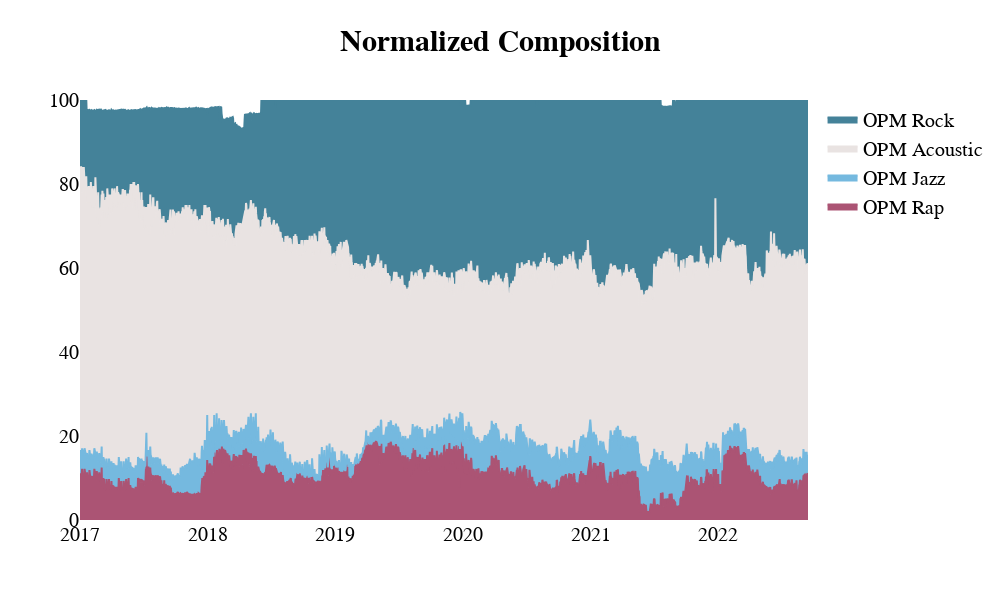

Notebook code cell kept with this figure:
### Code cell
fig = make_subplots(rows=1, cols=1,
                    #vertical_spacing = 0.04,
subplot_titles=("", ""))

color1=g.maroon
color2=g.light_blue
color3=g.grey
color4=g.navy_green
color5="#477042"
color6="black"






fig.add_trace(
    go.Scatter(x=data3.date, y=data3.streams_normalized.tolist(), name="OPM Rap", 
            line_color=color1, 
            #legendgroup=2,
            fill='tozeroy',fillcolor=color1,
            stackgroup=1
            ),
            row=1, col=1)



fig.add_trace(
    go.Scatter(x=data2.date, y=data2.streams_normalized.tolist(), name="OPM Jazz", 
            line_color=color2, 
            #legendgroup=2,
            fill='tonexty',fillcolor=color2,
            stackgroup=1
            ),
            row=1, col=1)



# fig.add_trace(
#     go.Scatter(x=data5.date, y=data5.streams_normalized.tolist(), name="OPM Dance", 
#             line_color=color5, 
#             #legendgroup=2,
#             fill='tonexty',fillcolor=color5,
#             stackgroup=1
#             ),
#             row=1, col=1)

fig.add_trace(
    go.Scatter(x=data1.date, y=data1.streams_normalized.tolist(), name="OPM Acoustic", 
            line_color=color3, 
            #legendgroup=2,
            fill='tonexty',fillcolor=color3,
            stackgroup=1,
            opacity=1,
            ),
            row=1, col=1)

# fig.add_trace(
#     go.Scatter(x=data6.date, y=data6.streams_normalized.tolist(), name="OPM Reggae", 
#             line_color=color6, 
#             #legendgroup=2,
#             fill='tonexty',fillcolor=color6,
#             stackgroup=1
#             ),
#             row=1, col=1)


fig.add_trace(
    go.Scatter(x=data4.date, y=data4.streams_normalized.tolist(), name="OPM Rock", 
            line_color=color4, 
            #legendgroup=2,
            fill='tonexty',fillcolor=color4,
            stackgroup=1
            ),
            row=1, col=1)
            


fig.update_yaxes(range=[0, 100], row=1, col=1)
#fig.update_xaxes(range=["2021-01-01", "2022-10-01"], row=1, col=1)
cf.update_layout(fig,"Normalized Composition",600,1000,bgcolor="white",font_color="black",font_size=20,show_ygrid=False,title_font_size=30,title_y=0.95)
#cf.update_layout_margin(fig,0,0,0,75)
#cf.update_layout_legend(fig,0.04,0.95)

fig.show()

### Figure 1 — Plotly figure (JSON) as saved in the notebook; plotly's stock layout.template omitted (floating-point values rounded to 4 significant figures; data arrays with more than 128 entries replaced by an {"elided": "..."} marker saying what was removed)
{"data": [{"fill": "tozeroy", "fillcolor": "#AB5474", "line": {"color": "#AB5474"}, "name": "OPM Rap", "stackgroup": "1", "type": "scatter", "x": {"elided": "2080 str values"}, "xaxis": "x", "y": {"elided": "2080 float values"}, "yaxis": "y"}, {"fill": "tonexty", "fillcolor": "#75B9DF", "line": {"color": "#75B9DF"}, "name": "OPM Jazz", "stackgroup": "1", "type": "scatter", "x": {"elided": "2080 str values"}, "xaxis": "x", "y": {"elided": "2080 float values"}, "yaxis": "y"}, {"fill": "tonexty", "fillcolor": "#E9E3E2", "line": {"color": "#E9E3E2"}, "name": "OPM Acoustic", "opacity": 1, "stackgroup": "1", "type": "scatter", "x": {"elided": "2080 str values"}, "xaxis": "x", "y": {"elided": "2080 float values"}, "yaxis": "y"}, {"fill": "tonexty", "fillcolor": "#448299", "line": {"color": "#448299"}, "name": "OPM Rock", "stackgroup": "1", "type": "scatter", "x": {"elided": "2080 str values"}, "xaxis": "x", "y": {"elided": "2080 float values"}, "yaxis": "y"}], "layout": {"font": {"color": "black", "family": "sans-serif", "size": 20}, "height": 600, "paper_bgcolor": "white", "plot_bgcolor": "white", "title": {"font": {"family": "sans-serif", "size": 30}, "text": "<b>Normalized Composition</b>", "x": 0.5, "xanchor": "center", "y": 0.95, "yanchor": "top"}, "width": 1000, "xaxis": {"anchor": "y", "domain": [0, 1], "showgrid": false, "zeroline": false}, "yaxis": {"anchor": "x", "domain": [0, 1], "gridcolor": "black", "griddash": "dot", "gridwidth": 1, "range": [0, 100], "showgrid": false, "zeroline": false}}}
